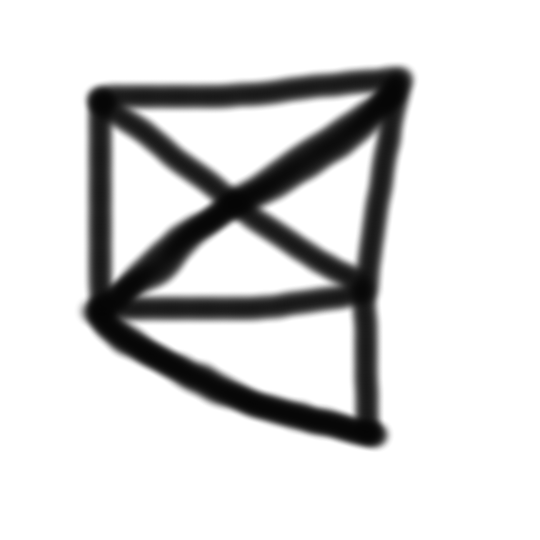
#> input picture Input.jpg, 1080 x 1080 px (shown at 1/2 size); its folder holds only this picture in this run
$ python -i app.py   (imports and definitions only)
#> lines starting #> are read from the running program, lines starting #| are printed output that depends on the picture; after the words box and inside, x2 and y2 are one past the last pixel; in counts of white or black regions, pixels touching at a corner belong together
#> further down, picture is the input picture: shape (1080, 1080); min 4, max 255, mean 216.1
import random
from skimage.morphology import skeletonize
from skimage.util import invert
import cv2
import numpy as np
from PIL import ImageDraw,Image
ogWidth=0
ogHeight=0
# [43 lines left out: functions ToSkeleton, PointsFromImage, not called in this run]


def PointsFromImage2(image):
    i2=np.copy(image)

    edges = cv2.Canny(image, 50, 150, apertureSize=3)
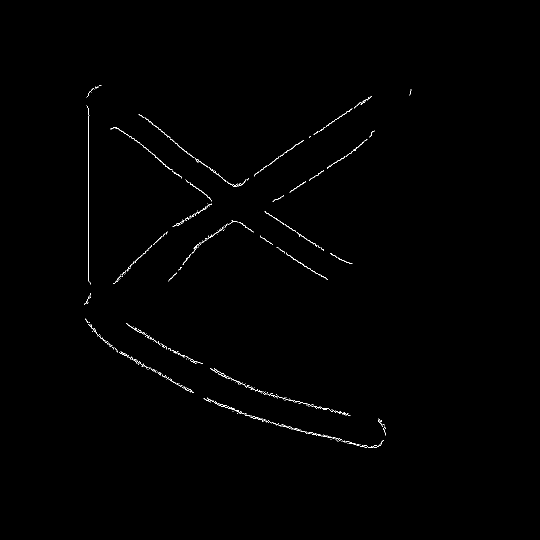
#> edges: shape (1080, 1080) (shown at 1/2 size); 0.41% white in thin lines or dots, all inside (x1, y1, x2, y2) = (168, 170, 823, 896)
    lines_list = []
    NewLines = []
    Done = []
    dest = cv2.cornerHarris(image, 2, 5, 0.07)
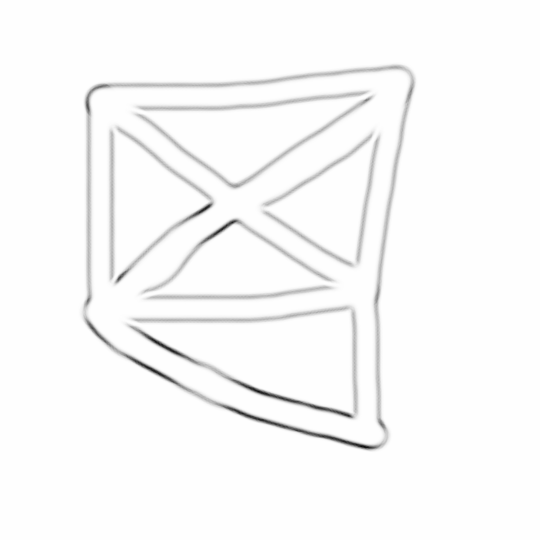
#> dest: shape (1080, 1080) float32 (shown at 1/2 size); min -0.00655, max 1.32e-05, mean -0.000121; drawn with min black and max white
    lines = cv2.HoughLinesP(edges,1,np.pi/180,threshold=10,minLineLength=0,maxLineGap=1)
#> lines = 841 rows, first 6: [176, 369, 176, 358], [357, 450, 364, 446], [418, 412, 419, 411], [672, 513, 672, 513], [514, 345, 518, 342], [595, 465, 596, 466]
    for _ in range(1):
        for r,row in enumerate(image):
            for c,element in enumerate(row):
                if element<255:
                    i2[r][c]=0
                    if((image[r+1][c])<255  and (image[r-1][c]>=255)) or (((image[r][c+1])<255)  and (image[r][c-1]>=255)) or(image[r+1][c]>255 and (image[r][c+1]>255) and (image[r][c-1]>255)):
                        i2[r][c]=0
                        lines_list.append([c,r])

                    else:
                        i2[r][c]=255
                else:
                    pass
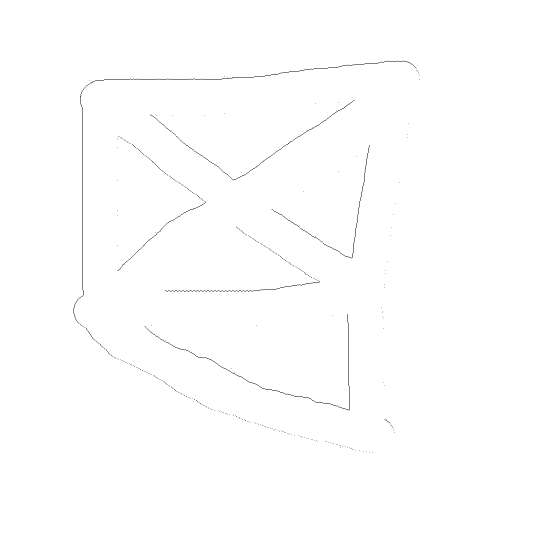
#> i2: shape (1080, 1080) (shown at 1/2 size); 99.7% white; black in thin lines or dots, all inside (x1, y1, x2, y2) = (147, 121, 839, 905)

    ListOfPoints=np.copy(lines_list)
    MaxDist=4
    print(NewLines)
    i=-1
    for points_i,points_v in enumerate(ListOfPoints):
        j=-1
        points=ListOfPoints[i]
        # cv2.circle(image,(points[0],points[1]),1,(0,255,0),1)
        for other_i,other_v in enumerate(ListOfPoints):
            print(j)
            j+=1
            other=ListOfPoints[j]
            if [points[0],points[1]] in Done:
                break
            else:
                if((abs(points[0]-other[0]))<MaxDist) and ((abs(points[1]-other[1]))<MaxDist):
                    c=int(np.floor((points[0]+other[0])/2))
                    r=int(np.floor((points[1]+other[1])/2))
                    NewLines.append([points[0],points[1]])
                    Done.append([points[0],points[1]])
                    Done.append([other[0],other[1]])
                if(i==j):
                    break


        i+=1


    print((NewLines))
    print('----')
    print((lines_list))
    # i2=cv2.resize(np.ones((ogWidth,ogHeight)),(ogWidth,ogHeight),interpolation=cv2.INTER_NEAREST)
    i2=cv2.resize(image,(ogWidth,ogHeight),interpolation=cv2.INTER_NEAREST)
    RatioW=int(ogHeight/ogWidth)*30
    RatioH=int(ogHeight/ogWidth)*30
    # f=10
    Chosen=[]
    for points in NewLines:
        cv2.circle(i2,(points[0]*RatioH,points[1]*RatioW),20,(0,255,0),1)
        for p2 in NewLines:
            if(random.random()<random.random()):
                cv2.line(i2,(points[0]*RatioH,points[1]*RatioW),(p2[0]*RatioH,p2[1]*RatioW),(0,255,0),1)
                Chosen.append([points[0]*RatioH,points[1]*RatioW])
                Chosen.append([p2[0]*RatioH,p2[1]*RatioW])

    # cv2.imwrite('imTex.png',i2)
    return(i2,Chosen)

>>> import cv2
>>> picture = cv2.imread('../../Input.jpg', cv2.IMREAD_GRAYSCALE)
#> (the run stopped early here; a loop or call above may not have finished)
